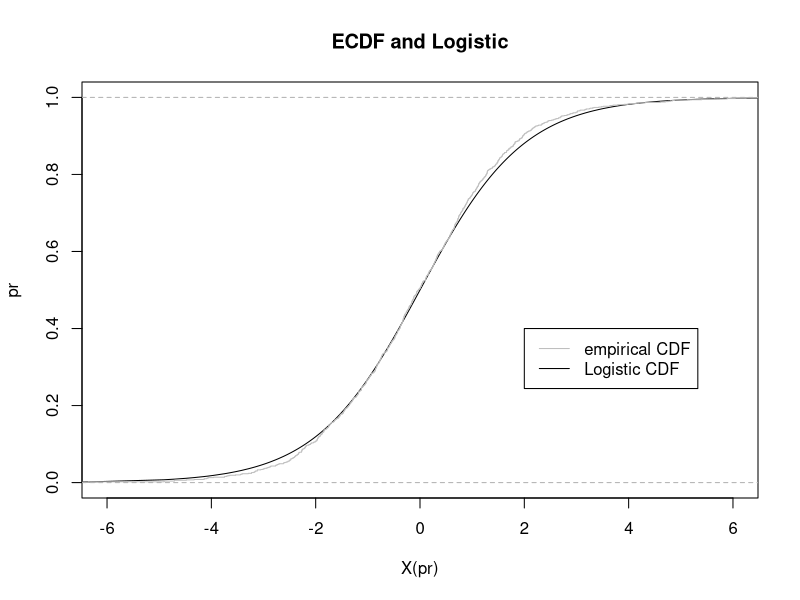

Generate this figure with R:
rm(list=ls (all=TRUE))
pr <- sort(runif(1000, min=0, max=1))
X <- function(pr) {log((pr/(1 - pr)), base = exp(1))}
ecdflogistic <- ecdf(log((pr/(1 - pr)), base = exp(1)))
plot(X(pr),pr,type='l', col="black",  main = "ECDF and Logistic",ylim=c(0,1), xlim=c(-6.0,6.0))
plot(ecdflogistic,add=TRUE, col="grey")
legend(x=2,y=0.4,legend=c("empirical CDF","Logistic CDF"),lty=c(1.1),col=c("grey","black"))
